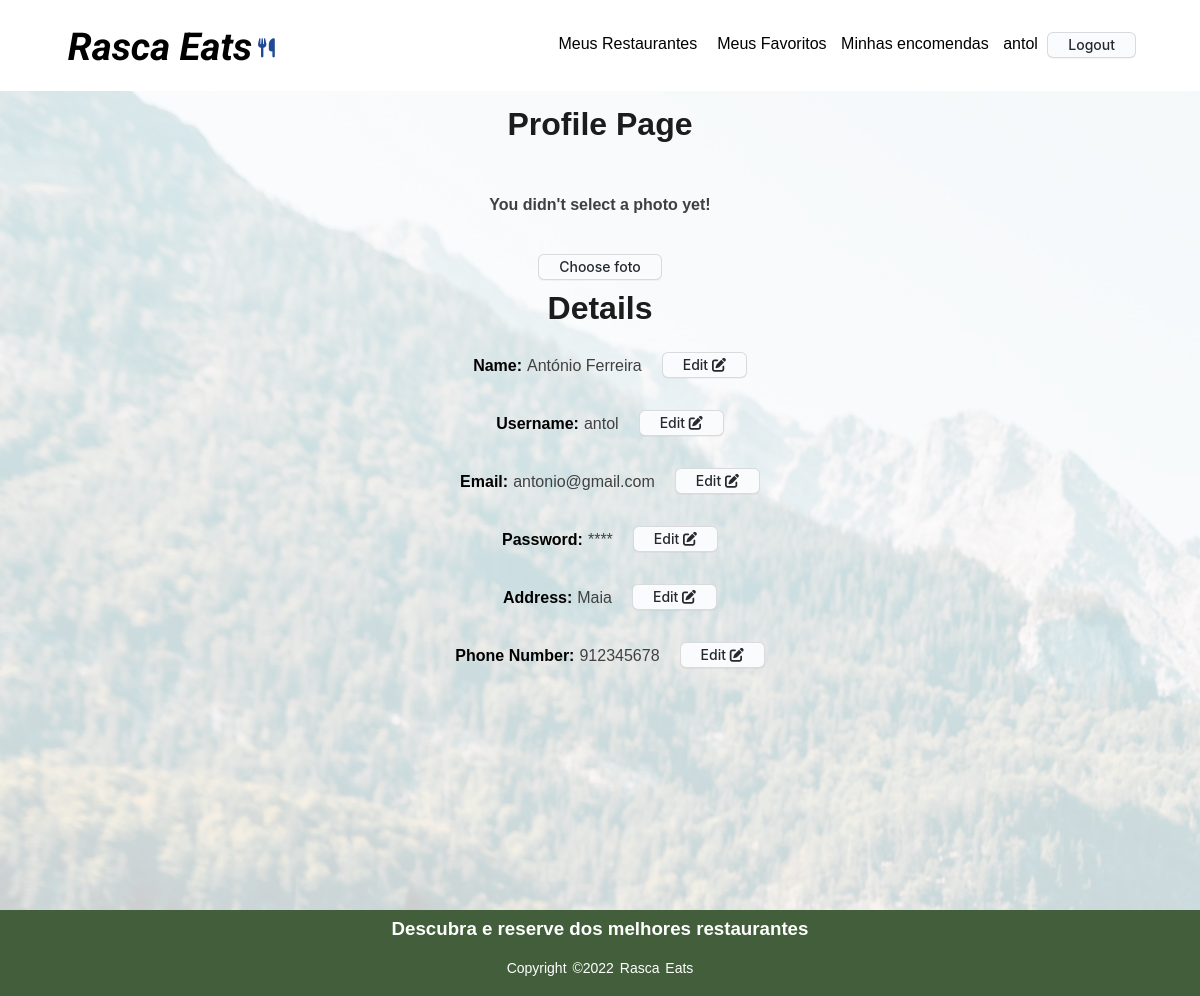
Screenshot of /pages/profile_page.php (signed in) with the database file from the repository.
### tables this page shows
CREATE TABLE Client(
    clientId integer PRIMARY KEY,
    clientName varchar NOT NULL,
    email varchar NOT NULL UNIQUE,
    phoneNumber integer NOT NULL UNIQUE,
    adress varchar NOT NULL,
    password varchar NOT NULL,
    username varchar NOT NULL UNIQUE,
    photo varchar

);

### templates/profile.php (the view)
<?php function output_profile_page_pfp($photoSelected, $photo){ ?>
    <div class="header">
        <h1>Profile Page</h1>
        <?php
        if($photoSelected){ ?>
            <img class="avatar" src=<?php echo $photo ?> alt="Avatar">
            <form action="../pages/photo_select.php" method="post" class="ph">
                        <button class="button-4" role="button">Choose foto</button>
                    </form>
            <?php
        }
        else{ ?>
            <span class="bold"><p>You didn't select a photo yet!</p></span>
            <div class="photo">
                <form action="../pages/photo_select.php" method="post" class="">
                    <button class="button-4" role="button">Choose foto</button>
                </form>
            </div>
            <?php
        }
        ?>
    </div>
<?php } ?>
<?php function output_profile_page_details($name, $username, $email, $adress, $phoneNumber){ ?>
    <div class="details">
        <h1>Details</h1>
        <div class="row">
            <span class="bold">Name:</span> <p><?=$name?></p>
            <form action="../pages/edit_profile.php" method="post" class="logout">
                <button class="button-3" name = "name1" role="button">Edit <i class="fa-solid fa-pen-to-square"></i></button>
            </form>
        </div>
        <div class="row">
            <span class="bold">Username:</span> <p><?=$username?></p>
            <form action="../pages/edit_profile.php" method="post" class="logout">
                <button class="button-3" name = "username" role="button">Edit <i class="fa-solid fa-pen-to-square"></i></button>
            </form>
        </div>
        <div class="row">
            <span class="bold">Email:</span> <p><?=$email?></p>
            <form action="../pages/edit_profile.php" method="post" class="logout">
                <button class="button-3" name = "email" role="button">Edit <i class="fa-solid fa-pen-to-square"></i></button>
            </form>
        </div>
        <div class="row">
            <span class="bold">Password:</span> <p>****</p>
            <form action="../pages/edit_profile.php" method="post" class="logout">
                <button class="button-3"  name = "password" role="button">Edit <i class="fa-solid fa-pen-to-square"></i></button>
            </form>
        </div>
        <div class="row">
            <span class="bold">Address:</span> <p><?=$adress?></p>
            <form action="../pages/edit_profile.php" method="post" class="logout">
                <button class="button-3" name = "adress" role="button">Edit <i class="fa-solid fa-pen-to-square"></i></button>
            </form>
        </div>
        <div class="row">
            <span class="bold">Phone Number:</span> <p><?=$phoneNumber?></p>
            <form action="../pages/edit_profile.php" method="post" class="logout">
                <button class="button-3" name = "phoneNumber" role="button">Edit <i class="fa-solid fa-pen-to-square"></i> </button>
            </form>
        </div>
    </div>
<?php } ?>

### css/profile.css (style rules this page uses)
* { font-family: sans-serif; margin: 0; padding: 0; }
body { font-family: 'Ubuntu', sans-serif; text-align: center; width: 100%; height: 100%; min-height: 100%; position: absolute; background: #fff; background-image: linear-gradient(rgba(0,0,0,0.4),rgba(0,0,0,0.4)),url(../images/background.jpg); }
.header > h1 { color: #1C1C1C; padding: 15px; }
.details { min-height: 630px; }
.details > h1 { color: #1C1C1C; padding: 10px; font-size: 2em; }
p { color: #404040; padding: 20px; }
.button-4 { appearance: none; background-color: #FAFBFC; border: 1px solid rgba(27, 31, 35, 0.15); border-radius: 6px; box-shadow: rgba(27, 31, 35, 0.04) 0 1px 0, rgba(255, 255, 255, 0.25) 0 1px 0 inset; box-sizing: border-box; color: #24292E; cursor: pointer; display: inline-block; font-family: -apple-system, system-ui, "Segoe UI", Helvetica, Arial, sans-serif, "Apple Color Emoji", "Segoe UI Emoji"; font-size: 14px; font-weight: 500; line-height: 20px; list-style: none; padding: 2px 20px; position: relative; transition: background-color 0.2s cubic-bezier(0.3, 0, 0.5, 1); user-select: none; -webkit-user-select: none; touch-action: manipulation; vertical-align: middle; white-space: nowrap; word-wrap: break-word; }
.button-3 { appearance: none; background-color: #FAFBFC; border: 1px solid rgba(27, 31, 35, 0.15); border-radius: 6px; box-shadow: rgba(27, 31, 35, 0.04) 0 1px 0, rgba(255, 255, 255, 0.25) 0 1px 0 inset; box-sizing: border-box; color: #24292E; cursor: pointer; display: inline-block; font-family: -apple-system, system-ui, "Segoe UI", Helvetica, Arial, sans-serif, "Apple Color Emoji", "Segoe UI Emoji"; font-size: 14px; font-weight: 500; line-height: 20px; list-style: none; padding: 2px 20px; position: relative; transition: background-color 0.2s cubic-bezier(0.3, 0, 0.5, 1); user-select: none; -webkit-user-select: none; touch-action: manipulation; vertical-align: middle; white-space: nowrap; word-wrap: break-word; margin-top: 15px; }
.button-3:before { display: none; }
.button-4:before { display: none; }
.row { width: 100%; display: flex; flex-direction: row; text-align: right; justify-content: center; padding-left: -100px; }
.row > p { padding-left: 5px; }
.photo { padding-top: 20px; }

### css/style.css (style rules this page uses)
* { margin: 0; padding: 0; font-family:sans-serif; }
.button-4 { appearance: none; background-color: #FAFBFC; border: 1px solid rgba(27, 31, 35, 0.15); border-radius: 6px; box-shadow: rgba(27, 31, 35, 0.04) 0 1px 0, rgba(255, 255, 255, 0.25) 0 1px 0 inset; box-sizing: border-box; color: #24292E; cursor: pointer; display: inline-block; font-family: -apple-system, system-ui, "Segoe UI", Helvetica, Arial, sans-serif, "Apple Color Emoji", "Segoe UI Emoji"; font-size: 14px; font-weight: 500; line-height: 20px; list-style: none; padding: 2px 20px; position: relative; transition: background-color 0.2s cubic-bezier(0.3, 0, 0.5, 1); user-select: none; -webkit-user-select: none; touch-action: manipulation; vertical-align: middle; white-space: nowrap; word-wrap: break-word; }
.button-4:before { display: none; }
.bold { font-weight: 700; padding-top: 20px; padding-left: 20px; }

### rows the page displays
client: username "antol", email "antonio@gmail.com", adress "Maia", phoneNumber "912345678"

### other values shown
$name "antol"
$name "António Ferreira"
